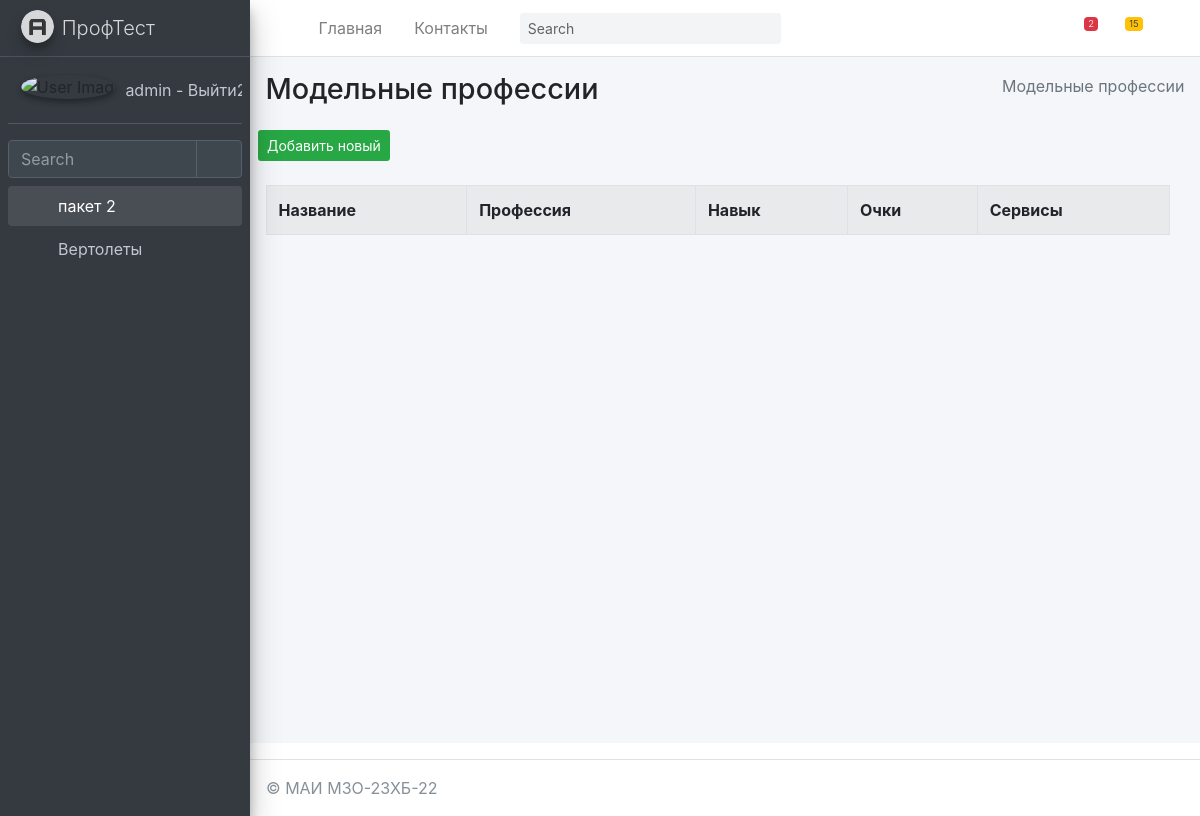
The page /anketa/model_prof/ (signed in) on the database as committed earlier.
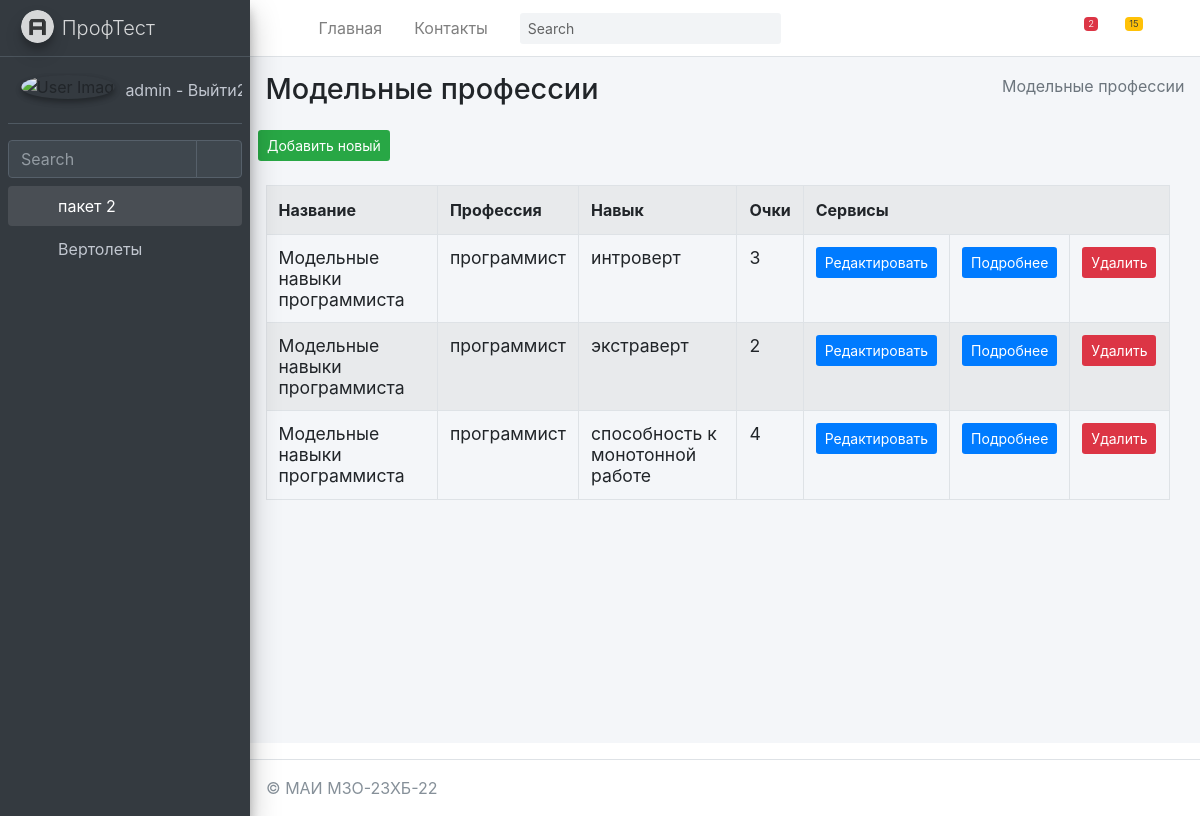
The same page on the database as committed later.
### mysite/anketa/models.py (models this page shows, shortened)
class Model_prof(models.Model):
    title = models.TextField(max_length=50, verbose_name="Название")
    professions = models.ForeignKey(Professions, on_delete=models.PROTECT, verbose_name="Профессия")
    skills = models.ForeignKey(Skills, on_delete=models.PROTECT, verbose_name="Навык", related_name="SkillsProf")
    score = models.PositiveIntegerField(verbose_name="Очки")
    class Meta:
        ordering = ["-title"]
        verbose_name = "Модельная профессия"
        verbose_name_plural = "Модельные профессии"

class Professions(models.Model):
    title = models.TextField(max_length=50, verbose_name="Название")
    class Meta:
        ordering = ["-title"]
        verbose_name = "Профессия"
        verbose_name_plural = "Профессии"
    def __str__(self):
        return self.title

class Skills(models.Model):
    title = models.TextField(max_length=50, verbose_name="Название")
    class Meta:
        ordering = ["-title"]
        verbose_name = "Навык"
        verbose_name_plural = "Навыки"
    def __str__(self):
        return self.title

### mysite/anketa/views.py (the view)
# urls.py: path('model_prof/', Model_profView.as_view(), name='model_prof'),
@method_decorator(login_required(login_url='/login/'), name='dispatch')
class Model_profView(ListView):
	model = Model_prof
	context_object_name = 'modelprof_list'
	success_url = reverse_lazy('anketa:Model_profView')
	paginate_by = item_for_page
	def get_context_data(self, *, object_list=None, **kwargs):
		context = super(Model_profView,self).get_context_data(**kwargs)
		context['sometry'] = self.model._meta.verbose_name_plural
		context['col1name'] = self.model._meta.get_field("title").verbose_name
		context['col2name'] = self.model._meta.get_field("professions").verbose_name
		context['col3name'] = self.model._meta.get_field("skills").verbose_name
		context['col4name'] = self.model._meta.get_field("score").verbose_name
		context['collastname'] = 'Cервисы'
		return context

### mysite/anketa/templates/anketa/model_prof_list.html (shortened to what this page needs)
{% extends "anketa/base.html" %}
{% block content %}
{% load anketa_tags %}
<div class="content-wrapper">
    {% block sidebar %}
    {% include 'anketa/includes/_breadcrumb.html' %}
    {% endblock %}
    <section class="content">
        <button class="btn bg-success btn-sm">
            <a href="{% url 'anketa:Model_profCreate' %}" class=''>
                Добавить новый
            </a>
        </button>
        <br><br>
        <div class="container-fluid row">
            <div class="col-md-12">
                <table class="table table-striped table-bordered ">
                    <tr>
                        <th class="w-10">{{ col1name }}</th>
                        <th class="w-10">{{ col2name }}</th>
                        <th class="w-10">{{ col3name }}</th>
                        <th class="w-10">{{ col4name }}</th>
                        <th colspan="4">Сервисы</th>
                    </tr>
                    {% for item in modelprof_list %}
                    <tr>
                        <td>
                            <h5 class="card-title">
                                {{ item.title }}
                            </h5>
                        </td>
                        <td>
                            <h5 class="card-title">
                                {{ item.professions }}
                            </h5>
                        </td>
                        <td>
                            <h5 class="card-title">
                                {{ item.skills }}
                            </h5>
                        </td>
                        <td>
                            <h5 class="card-title">
                                {{ item.score }}
                            </h5>
                        </td>
                        <td>
                            <button class="btn bg-primary  btn-sm">
                                <a href="{% url 'anketa:Model_profUpdate' item.pk %}">Редактировать</a>
                            </button>
                        </td>
                        <td>
                            <button class="btn bg-primary  btn-sm">
                                <a href="{% url 'anketa:Model_profDetail' item.pk %}">Подробнее</a>
                            </button>
                        </td>
                        <td>
                            <button class="btn bg-danger  btn-sm" >
                                <a href="{% url 'anketa:Model_profDelete' item.pk %}">Удалить</a>
                            </button>
                        </td>
                    </tr>
                    {% endfor %}
                </table>
            </div>
        </div>
    </section>
</div>
{% endblock %}

### mysite/templates/includes/full_sidebar.html
<aside class="main-sidebar sidebar-dark-primary elevation-4">
    <a href="/" class="brand-link">
        <img src="{{ ASSETS_ROOT }}/img/AdminLTELogo.png" alt="AdminLTE Logo" class="brand-image img-circle elevation-3"
             style="opacity: .8">
        <span class="brand-text font-weight-light">ПрофТест</span>
    </a>
    <div class="sidebar">
        <div class="user-panel mt-3 pb-3 mb-3 d-flex">
            <div class="image">
                <img src="{{ ASSETS_ROOT }}/img/user2-160x160.jpg" class="img-circle elevation-2" alt="User Image">
            </div>
            <div class="info">
                <a href="{% url 'logout' %}" class="d-block">
                    {{ request.user.username }} - Выйти2
                </a>
            </div>
        </div>
        <div class="form-inline">
            <div class="input-group" data-widget="sidebar-search">
                <input class="form-control form-control-sidebar" type="search" placeholder="Search" aria-label="Search">
                <div class="input-group-append">
                    <button class="btn btn-sidebar">
                        <i class="fas fa-search fa-fw"></i>
                    </button>
                </div>
            </div>
        </div>
        <nav class="mt-2">
            <ul class="nav nav-pills nav-sidebar flex-column" data-widget="treeview" role="menu" data-accordion="false">
                {% for item1 in SIDEBAR %}
                    <li class="nav-item {% if 'children' in item1 %} has-treeview menu-is-opening menu-open {% endif %}">
                    <a href="{% if 'children' in item1 %}#{% else %}{{ item1.url }}{% endif %}" class="nav-link">
                        <i class="nav-icon fas fa-circle {{ item1.color }}"></i>
                        <p>
                            {{ item1.name }}
                            {% if 'children' in item1 %}<i class="right fas fa-angle-left"></i>{% endif %}
                        </p>
                    </a>
                    <ul class="nav nav-treeview">
                    {% if 'children' in item1 %}
                        {% for item2 in item1.children %}
                            <li class="nav-item">
                                <a href="{{ item2.url }}" class="nav-link">
                                    <i class="far fa-circle nav-icon"></i>
                                    <p>{{ item2.name }}</p>
                                </a>
                            </li>
                        {% endfor %}
                    {% endif %}
                    </ul>
                    </li>
                {% endfor %}
            </ul>
        </nav>
    </div>
</aside>

Rows that differ between the two databases and show on the page:
added Model_prof: title "Модельные навыки программиста", professions "программист", skills "интроверт", score "3"
added Model_prof: title "Модельные навыки программиста", professions "программист", skills "экстраверт", score "2"
added Model_prof: title "Модельные навыки программиста", professions "программист", skills "способность к монотонной работе", score "4"
